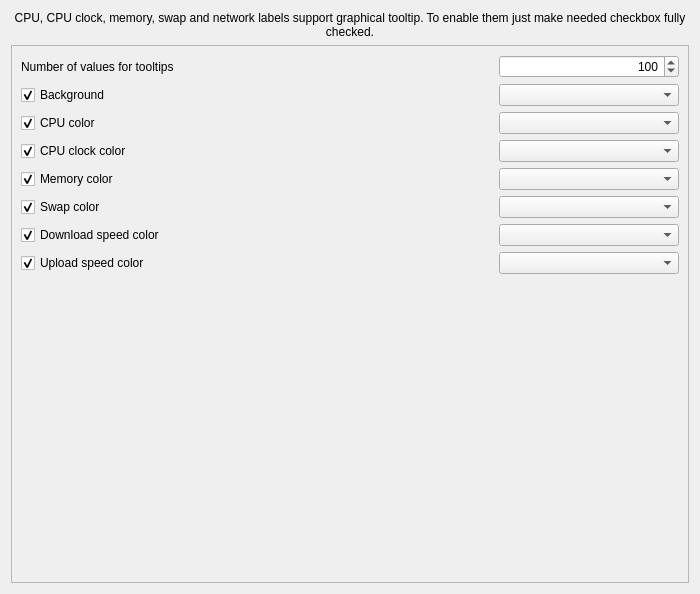
<?xml version="1.0" encoding="UTF-8"?>
<ui version="4.0">
 <class>TooltipWindow</class>
 <widget class="QWidget" name="TooltipWindow">
  <property name="geometry">
   <rect>
    <x>0</x>
    <y>0</y>
    <width>700</width>
    <height>594</height>
   </rect>
  </property>
  <property name="sizePolicy">
   <sizepolicy hsizetype="Expanding" vsizetype="Expanding">
    <horstretch>0</horstretch>
    <verstretch>0</verstretch>
   </sizepolicy>
  </property>
  <property name="minimumSize">
   <size>
    <width>700</width>
    <height>0</height>
   </size>
  </property>
  <property name="maximumSize">
   <size>
    <width>16777215</width>
    <height>16777215</height>
   </size>
  </property>
  <property name="windowTitle">
   <string>Tooltip configuration</string>
  </property>
  <layout class="QVBoxLayout" name="verticalLayout_6">
   <item>
    <widget class="QLabel" name="label_tooltip">
     <property name="text">
      <string>CPU, CPU clock, memory, swap and network labels support graphical tooltip. To enable them just make needed checkbox fully checked.</string>
     </property>
     <property name="alignment">
      <set>Qt::AlignCenter</set>
     </property>
     <property name="wordWrap">
      <bool>true</bool>
     </property>
    </widget>
   </item>
   <item>
    <widget class="QScrollArea" name="scrollArea_tooltip">
     <property name="widgetResizable">
      <bool>true</bool>
     </property>
     <widget class="QWidget" name="contents_tooltip">
      <property name="geometry">
       <rect>
        <x>0</x>
        <y>0</y>
        <width>684</width>
        <height>542</height>
       </rect>
      </property>
      <layout class="QVBoxLayout" name="verticalLayout_9">
       <item>
        <layout class="QHBoxLayout" name="layout_tooltipNum">
         <item>
          <widget class="QLabel" name="label_tooltipNum">
           <property name="minimumSize">
            <size>
             <width>200</width>
             <height>0</height>
            </size>
           </property>
           <property name="text">
            <string>Number of values for tooltips</string>
           </property>
          </widget>
         </item>
         <item>
          <spacer name="spacer_tooltipNum">
           <property name="orientation">
            <enum>Qt::Horizontal</enum>
           </property>
           <property name="sizeHint" stdset="0">
            <size>
             <width>40</width>
             <height>19</height>
            </size>
           </property>
          </spacer>
         </item>
         <item>
          <widget class="QSpinBox" name="spinBox_tooltipNum">
           <property name="minimumSize">
            <size>
             <width>180</width>
             <height>0</height>
            </size>
           </property>
           <property name="alignment">
            <set>Qt::AlignRight|Qt::AlignTrailing|Qt::AlignVCenter</set>
           </property>
           <property name="minimum">
            <number>50</number>
           </property>
           <property name="maximum">
            <number>1000</number>
           </property>
           <property name="singleStep">
            <number>25</number>
           </property>
           <property name="value">
            <number>100</number>
           </property>
          </widget>
         </item>
        </layout>
       </item>
       <item>
        <layout class="QHBoxLayout" name="layout_background">
         <item>
          <widget class="QCheckBox" name="checkBox_background">
           <property name="minimumSize">
            <size>
             <width>200</width>
             <height>0</height>
            </size>
           </property>
           <property name="text">
            <string>Background</string>
           </property>
           <property name="checked">
            <bool>true</bool>
           </property>
          </widget>
         </item>
         <item>
          <spacer name="spacer_background">
           <property name="orientation">
            <enum>Qt::Horizontal</enum>
           </property>
           <property name="sizeHint" stdset="0">
            <size>
             <width>40</width>
             <height>20</height>
            </size>
           </property>
          </spacer>
         </item>
         <item>
          <widget class="KColorCombo" name="kcolorcombo_background">
           <property name="minimumSize">
            <size>
             <width>180</width>
             <height>0</height>
            </size>
           </property>
          </widget>
         </item>
        </layout>
       </item>
       <item>
        <layout class="QHBoxLayout" name="layout_cpuColor">
         <item>
          <widget class="QCheckBox" name="checkBox_cpu">
           <property name="minimumSize">
            <size>
             <width>200</width>
             <height>0</height>
            </size>
           </property>
           <property name="text">
            <string>CPU color</string>
           </property>
           <property name="checked">
            <bool>true</bool>
           </property>
          </widget>
         </item>
         <item>
          <spacer name="spacer_cpuColor">
           <property name="orientation">
            <enum>Qt::Horizontal</enum>
           </property>
           <property name="sizeHint" stdset="0">
            <size>
             <width>40</width>
             <height>20</height>
            </size>
           </property>
          </spacer>
         </item>
         <item>
          <widget class="KColorCombo" name="kcolorcombo_cpu">
           <property name="minimumSize">
            <size>
             <width>180</width>
             <height>0</height>
            </size>
           </property>
          </widget>
         </item>
        </layout>
       </item>
       <item>
        <layout class="QHBoxLayout" name="layout_cpuclockColor">
         <item>
          <widget class="QCheckBox" name="checkBox_cpuclock">
           <property name="minimumSize">
            <size>
             <width>200</width>
             <height>0</height>
            </size>
           </property>
           <property name="text">
            <string>CPU clock color</string>
           </property>
           <property name="checked">
            <bool>true</bool>
           </property>
          </widget>
         </item>
         <item>
          <spacer name="spacer_cpuclockColor">
           <property name="orientation">
            <enum>Qt::Horizontal</enum>
           </property>
           <property name="sizeHint" stdset="0">
            <size>
             <width>40</width>
             <height>20</height>
            </size>
           </property>
          </spacer>
         </item>
         <item>
          <widget class="KColorCombo" name="kcolorcombo_cpuclock">
           <property name="minimumSize">
            <size>
             <width>180</width>
             <height>0</height>
            </size>
           </property>
          </widget>
         </item>
        </layout>
       </item>
       <item>
        <layout class="QHBoxLayout" name="layout_memColor">
         <item>
          <widget class="QCheckBox" name="checkBox_mem">
           <property name="minimumSize">
            <size>
             <width>200</width>
             <height>0</height>
            </size>
           </property>
           <property name="text">
            <string>Memory color</string>
           </property>
           <property name="checked">
            <bool>true</bool>
           </property>
          </widget>
         </item>
         <item>
          <spacer name="spacer_memColor">
           <property name="orientation">
            <enum>Qt::Horizontal</enum>
           </property>
           <property name="sizeHint" stdset="0">
            <size>
             <width>40</width>
             <height>20</height>
            </size>
           </property>
          </spacer>
         </item>
         <item>
          <widget class="KColorCombo" name="kcolorcombo_mem">
           <property name="minimumSize">
            <size>
             <width>180</width>
             <height>0</height>
            </size>
           </property>
          </widget>
         </item>
        </layout>
       </item>
       <item>
        <layout class="QHBoxLayout" name="layout_swapColor">
         <item>
          <widget class="QCheckBox" name="checkBox_swap">
           <property name="minimumSize">
            <size>
             <width>200</width>
             <height>0</height>
            </size>
           </property>
           <property name="text">
            <string>Swap color</string>
           </property>
           <property name="checked">
            <bool>true</bool>
           </property>
          </widget>
         </item>
         <item>
          <spacer name="spacer_swapColor">
           <property name="orientation">
            <enum>Qt::Horizontal</enum>
           </property>
           <property name="sizeHint" stdset="0">
            <size>
             <width>40</width>
             <height>20</height>
            </size>
           </property>
          </spacer>
         </item>
         <item>
          <widget class="KColorCombo" name="kcolorcombo_swap">
           <property name="minimumSize">
            <size>
             <width>180</width>
             <height>0</height>
            </size>
           </property>
          </widget>
         </item>
        </layout>
       </item>
       <item>
        <layout class="QHBoxLayout" name="layout_downColor">
         <item>
          <widget class="QCheckBox" name="checkBox_down">
           <property name="minimumSize">
            <size>
             <width>200</width>
             <height>0</height>
            </size>
           </property>
           <property name="text">
            <string>Download speed color</string>
           </property>
           <property name="checked">
            <bool>true</bool>
           </property>
          </widget>
         </item>
         <item>
          <spacer name="spacer_downColor">
           <property name="orientation">
            <enum>Qt::Horizontal</enum>
           </property>
           <property name="sizeHint" stdset="0">
            <size>
             <width>40</width>
             <height>20</height>
            </size>
           </property>
          </spacer>
         </item>
         <item>
          <widget class="KColorCombo" name="kcolorcombo_down">
           <property name="minimumSize">
            <size>
             <width>180</width>
             <height>0</height>
            </size>
           </property>
          </widget>
         </item>
        </layout>
       </item>
       <item>
        <layout class="QHBoxLayout" name="layout_upColor">
         <item>
          <widget class="QCheckBox" name="checkBox_up">
           <property name="minimumSize">
            <size>
             <width>200</width>
             <height>0</height>
            </size>
           </property>
           <property name="text">
            <string>Upload speed color</string>
           </property>
           <property name="checked">
            <bool>true</bool>
           </property>
          </widget>
         </item>
         <item>
          <spacer name="spacer_upColor">
           <property name="orientation">
            <enum>Qt::Horizontal</enum>
           </property>
           <property name="sizeHint" stdset="0">
            <size>
             <width>40</width>
             <height>20</height>
            </size>
           </property>
          </spacer>
         </item>
         <item>
          <widget class="KColorCombo" name="kcolorcombo_up">
           <property name="minimumSize">
            <size>
             <width>180</width>
             <height>0</height>
            </size>
           </property>
          </widget>
         </item>
        </layout>
       </item>
       <item>
        <spacer name="spacer_tooltip">
         <property name="orientation">
          <enum>Qt::Vertical</enum>
         </property>
         <property name="sizeHint" stdset="0">
          <size>
           <width>20</width>
           <height>289</height>
          </size>
         </property>
        </spacer>
       </item>
      </layout>
     </widget>
    </widget>
   </item>
  </layout>
 </widget>
 <customwidgets>
  <customwidget>
   <class>KColorCombo</class>
   <extends>QComboBox</extends>
   <header>kcolorcombo.h</header>
  </customwidget>
 </customwidgets>
 <resources/>
 <connections/>
</ui>
